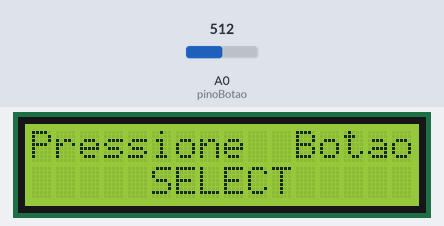
The sketch below on a simulated Arduino Uno, built with avr-gcc and run on an emulated ATmega328P. On the bench: 16×2 character LCD. The inputs (shaded band) are chosen by the test bench; at power-on: A0 (pinoBotao) = 512.

Above: at 0.8 s.
0.9 s: A0 (pinoBotao) set to 716
At 1.8 s:
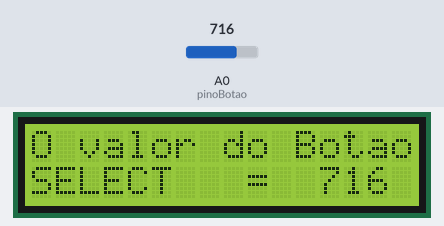
5.4 s: A0 (pinoBotao) set to 900
At 6.5 s:
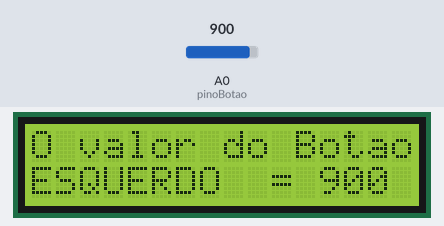
9.9 s: A0 (pinoBotao) set to 1023
At 11.0 s:
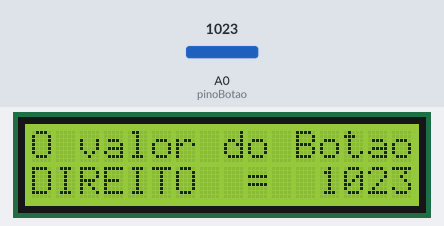
14.4 s: A0 (pinoBotao) set to 1012
At 15.7 s:
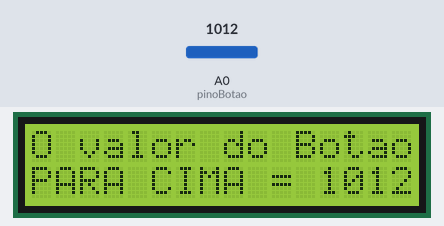
Timing chart, 0 to 17.4 s (numbered marks = the images above; inputs shaded):
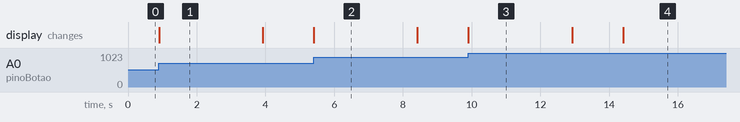

Measured:
- the behaviour switches between 1023 and 1022 on A0 (pinoBotao) (found by bisection; images 3 and 4)
- after the input at 0.9 s, the display: changes at once (image 1)
- after the input at 5.4 s, the display: changes at once (image 2)
- after the input at 9.9 s, the display: changes at once (image 3)
- after the input at 14.4 s, the display: changes at once (image 4)
- what the display in image 1 shows lasts 3.0 s, from 0.9 s to 3.9 s

The sketch:

Shield_Teclado_LCD_16x02.ino
```cpp
/*
  SHIELD TECLADO LCD 16x02
  O shield deve ser conectado simplesmente plugando ao Arduino,
  pois dessa forma será realizada as seguintes conexões:
  - Botões do shield no pino analógico A0;
  - Pino RS do LCD no pino digital D8;
  - Pino Enable (E) do LCD no pino digital D9;
  - Pino de dados B4 do LCD no pino digital D4;
  - Pino de dados B5 do LCD no pino digital D5;
  - Pino de dados B6 do LCD no pino digital D6;
  - Pino de dados B7 do LCD no pino digital D7;
  - Para controlar o contraste do LCD ajuste o
    potenciômentro de 10K contido no shield.
*/

/////////////////////////////////
//INICIALIZAÇÃO DAS BIBLIOTECAS//
/////////////////////////////////
#include <LiquidCrystal.h>    //Biblioteca para Display LCD


/////////////////////////////////
// INICIALIZAÇÃO DAS VARIÁVEIS //
/////////////////////////////////

LiquidCrystal lcd(8, 9, 4, 5, 6, 7);  //Inicializando a biblioteca
                                      //com os números dos pinos
                                      //de interface, criando um
                                      //objeto chamado lcd e
                                      //atribuindo aos pinos
                                      //digitais do Arduino.

/* Como cada botão do Shield está ligado a resistores divisores de tensão,
   então cada botão transmite uma tensão quando pressionado, dessa forma
   será criado uma variável para armazenar esse valor de tensão para cada
   botão: SELECT (seleção), LEFT (esquerda), RIGTH (direita), UP (para cima)
   e DOWN (para baixo).
  */
  int botaoSelect;
  int botaoLeft;
  int botaoRigth;
  int botaoUp;
  int botaoDown;

  byte pinoBotao = A0;   //inicializando uma variável denominada
                         //pinoBotao no pino analógio A0 do Arduino
                         //para ler os valores dos botões do shield.

  int valorBotao;        //inicializando uma variável denominada
                         //valorBotao para armazenar os valores
                         //lidos dos botões do shield.


///////////
// SETUP //
///////////
void setup()
{
  Serial.begin(9600);  //setando a comunicação via porta serial à
                       //uma velocidade de 9600bps(baud).

  lcd.begin(16, 2);    //Definindo o LCD com 16 colunas e 2 linhas

  lcd.clear();         //função para apagar a tela LCD

  lcd.setCursor(0, 0); //Definindo o cursor na posição inicial do LCD

  valorBotao = analogRead(pinoBotao);  //Lê o pino A0 (pinoBotao)
                                       //e armazena o valor lido
                                       //pelo botão na variável
                                       //valorBotao.

  botaoSelect = valorBotao;            //armazena o mesmo valor
                                       //da variável valorBotao
                                       //na variável botaoSelect.

  /* Pressione o botão SELECT no shield para descobrir o valor da
     tensão para esse botão, pois esse valor será utilizado para
     definir o botão SELECT ao longo do programa.
  */
  while(valorBotao == botaoSelect)
  {
    lcd.setCursor(0, 0); //Definindo o cursor na posição inicial do LCD
    lcd.print("Pressione  Botao");    //imprime mensagem na tela do LCD
    lcd.setCursor(0, 1); //Definindo o cursor na segunda linha do LCD
    lcd.print("     SELECT     ");    //imprime mensagem na tela do LCD
    botaoSelect = analogRead(pinoBotao); //Lê o pino A0 (pinoBotao)
                                         //e armazena o valor lido
                                         //pelo botão na variável
                                         //botaoSelect.
  }

  lcd.setCursor(0, 0);   //Definindo o cursor na posição inicial do LCD
  lcd.print("O valor do Botao");     //imprime mensagem na tela do LCD
  lcd.setCursor(0, 1);   //Definindo o cursor na segunda linha do LCD
  lcd.print("SELECT   =  ");         //imprime mensagem na tela do LCD
  lcd.print(botaoSelect);//imprime o valor do botao na tela do LCD
  delay(3000);           //aguarda um tempo.

  /* Pressione o botão LEFT no shield para descobrir o valor da
     tensão para esse botão, pois esse valor será utilizado para
     definir o botão LEFT (ESQUERDO) ao longo do programa.
  */
  valorBotao = analogRead(pinoBotao);
  botaoLeft = valorBotao;
  while(valorBotao == botaoLeft)
  {
    lcd.setCursor(0, 0);
    lcd.print("Pressione  Botao");
    lcd.setCursor(0, 1);
    lcd.print("     ESQUERDO     ");
    botaoLeft = analogRead(pinoBotao);
  }

  lcd.setCursor(0, 0);
  lcd.print("O valor do Botao");
  lcd.setCursor(0, 1);
  lcd.print("ESQUERDO  = ");
  lcd.print(botaoLeft);
  delay(3000);

  /* Pressione o botão RIGTH no shield para descobrir o valor da
     tensão para esse botão, pois esse valor será utilizado para
     definir o botão RIGHT (DIREITO) ao longo do programa.
  */
  valorBotao = analogRead(pinoBotao);
  botaoRigth = valorBotao;
  while(valorBotao == botaoRigth)
  {
    lcd.setCursor(0, 0);
    lcd.print("Pressione  Botao");
    lcd.setCursor(0, 1);
    lcd.print("    DIREITO     ");
    botaoRigth = analogRead(pinoBotao);
  }

  lcd.setCursor(0, 0);
  lcd.print("O valor do Botao");
  lcd.setCursor(0, 1);
  lcd.print("DIREITO  =  ");
  lcd.print(botaoRigth);
  delay(3000);

  /* Pressione o botão UP no shield para descobrir o valor da
     tensão para esse botão, pois esse valor será utilizado para
     definir o botão UP (PARA CIMA) ao longo do programa.
  */
  valorBotao = analogRead(pinoBotao);
  botaoUp = valorBotao;
  while(valorBotao == botaoUp)
  {
    lcd.setCursor(0, 0);
    lcd.print("Pressione  Botao");
    lcd.setCursor(0, 1);
    lcd.print("   PARA  CIMA   ");
    botaoUp = analogRead(pinoBotao);
  }

  lcd.setCursor(0, 0);
  lcd.print("O valor do Botao");
  lcd.setCursor(0, 1);
  lcd.print("PARA CIMA = ");
  lcd.print(botaoUp);
  delay(3000);

  /* Pressione o botão DOWN no shield para descobrir o valor da
     tensão para esse botão, pois esse valor será utilizado para
     definir o botão DOWN (PARA BAIXO) ao longo do programa.
  */
  valorBotao = analogRead(pinoBotao);
  botaoDown = valorBotao;
  while(valorBotao == botaoDown)
  {
    lcd.setCursor(0, 0);
    lcd.print("Pressione  Botao");
    lcd.setCursor(0, 1);
    lcd.print("   PARA BAIXO   ");
    botaoDown = analogRead(pinoBotao);
  }

  lcd.setCursor(0, 0);
  lcd.print("O valor do Botao");
  lcd.setCursor(0, 1);
  lcd.print("PARA BAIXO =");
  lcd.print(botaoDown);
  delay(3000);

  lcd.clear();         //função para apagar a tela LCD
  lcd.setCursor(0, 0); //Definindo o cursor na posição inicial do LCD
  lcd.print("Aperte um BOTAO:");    //imprime mensagem na tela do LCD
}


///////////
// LOOP  //
///////////
void loop()
{

  valorBotao = analogRead(pinoBotao); //Lê o pino A0 (pinoBotao)
                                       //e armazena o valor lido
                                       //pelo botão na variável
                                       //valorBotao.
  /*Após configurar cada botão do Shield teremos os seguintes valores
    que poderão alterar dependendo da marca e modelo do Shield.
      Botão ESQUERDO (LEFT) = 411;
      Botão PARA CIMA (UP) = 100;
      Botão PARA BAIXO (DOWN) = 258;
      Botão DIREITO (RIGHT) = 0;
      Botão SELECT = 641.
  /*
  /* Se o valor pressionado no shiel foi igual ao botão RIGHT
     imprimir na tela do LCD "Voce selecionou botao DIREITO"
  */
  if(valorBotao <= botaoRigth)
  {
    lcd.setCursor(0, 0);
    lcd.print("Voce  selecionou");
    lcd.setCursor(0, 1);
    lcd.print(" botao  DIREITO ");
    delay(3000);
    lcd.clear();         //função para apagar a tela LCD
    lcd.setCursor(0, 0);
    lcd.print("Aperte um BOTAO:");
  }
  else
    /* Se o valor pressionado no shiel foi igual ao botão UP
       imprimir na tela do LCD "Voce selecionou botao PARA CIMA"
    */
    if(valorBotao <= botaoUp)
    {
      lcd.setCursor(0, 0);
      lcd.print("Voce  selecionou");
      lcd.setCursor(0, 1);
      lcd.print("botao  PARA CIMA");
      delay(3000);
      lcd.clear();         //função para apagar a tela LCD
      lcd.setCursor(0, 0);
      lcd.print("Aperte um BOTAO:");
    }
    else
      /* Se o valor pressionado no shiel foi igual ao botão DOWN
         imprimir na tela do LCD "Voce selecionou botao PARA BAIXO"
      */
      if(valorBotao <= botaoDown)
      {
        lcd.setCursor(0, 0);
        lcd.print("Voce  selecionou");
        lcd.setCursor(0, 1);
        lcd.print("botao PARA BAIXO");
        delay(3000);
        lcd.clear();         //função para apagar a tela LCD
        lcd.setCursor(0, 0);
        lcd.print("Aperte um BOTAO:");
      }
      else
        /* Se o valor pressionado no shiel foi igual ao botão LEFT
           imprimir na tela do LCD "Voce selecionou botao ESQUERDO"
        */
        if(valorBotao <= botaoLeft)
        {
          lcd.setCursor(0, 0);
          lcd.print("Voce  selecionou");
          lcd.setCursor(0, 1);
          lcd.print(" botao ESQUERDO ");
          delay(3000);
          lcd.clear();         //função para apagar a tela LCD
          lcd.setCursor(0, 0);
          lcd.print("Aperte um BOTAO:");
        }
        else
        /* Se o valor pressionado no shiel foi igual ao botão SELECT
           imprimir na tela do LCD "Voce selecionou botao SELECT"
        */
          if(valorBotao <= botaoSelect)
          {
            lcd.setCursor(0, 0);
            lcd.print("Voce  selecionou");
            lcd.setCursor(0, 1);
            lcd.print(" botao  SELECT ");
            delay(3000);
            lcd.clear();         //função para apagar a tela LCD
            lcd.setCursor(0, 0);
            lcd.print("Aperte um BOTAO:");
          }
}
```
